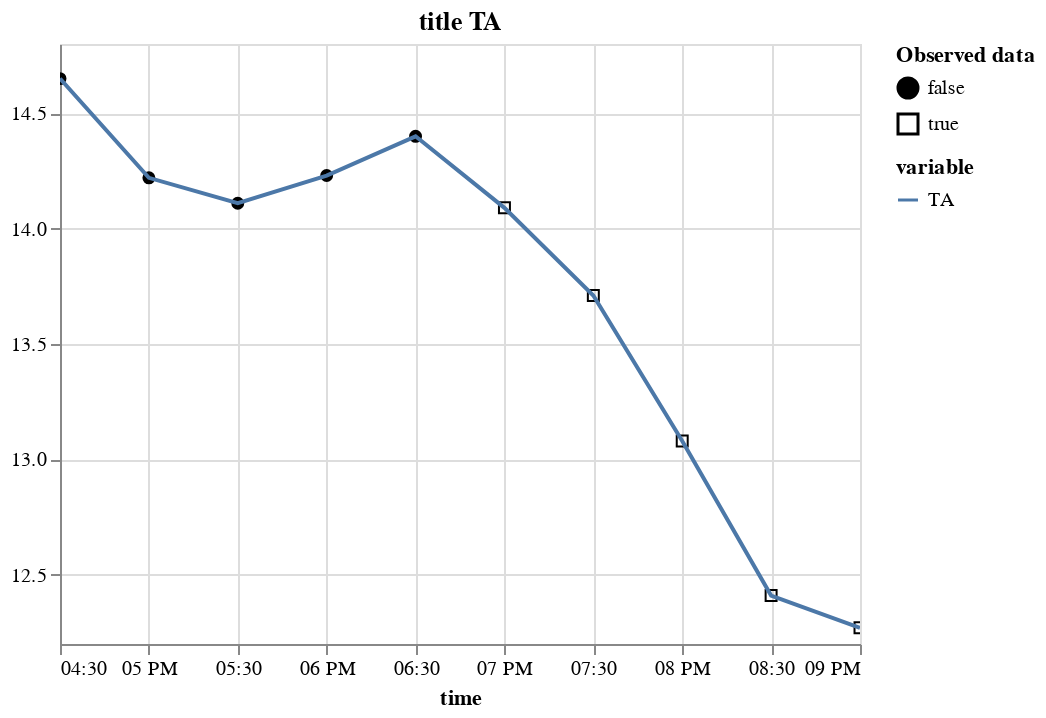

The notebook cell this image was saved under:
### Code cell
plot_variable(m_df.tidy(), "TA", title="title TA")

### Figure 1 — Vega-Lite specification as saved in the notebook (floating-point values rounded to 4 significant figures)
{"config": {"view": {"continuousWidth": 400, "continuousHeight": 300}}, "layer": [{"mark": {"type": "point", "color": "black", "fillOpacity": 1, "strokeWidth": 1}, "encoding": {"fill": {"field": "is_present", "legend": {"title": ["Observed data"]}, "scale": {"range": ["black", "#ffffff00"]}, "type": "nominal"}, "shape": {"field": "is_present", "type": "nominal"}, "x": {"field": "time", "type": "temporal"}, "y": {"field": "value", "scale": {"zero": false}, "title": "", "type": "quantitative"}}}, {"mark": "line", "encoding": {"color": {"field": "variable", "type": "nominal"}, "x": {"field": "time", "type": "temporal"}, "y": {"field": "value", "scale": {"zero": false}, "title": "", "type": "quantitative"}}, "name": "view_39"}], "data": {"name": "data-56120284c98ea45ee642dd5b510147c7"}, "params": [{"name": "param_60", "select": {"type": "interval"}, "bind": "scales", "views": ["view_39"]}], "title": "title TA", "$schema": "https://vega.github.io/schema/vega-lite/v5.2.0.json", "datasets": {"data-56120284c98ea45ee642dd5b510147c7": [{"time": "2000-06-15T16:30:00", "variable": "TA", "value": 14.65, "is_present": false}, {"time": "2000-06-15T17:00:00", "variable": "TA", "value": 14.22, "is_present": false}, {"time": "2000-06-15T17:30:00", "variable": "TA", "value": 14.11, "is_present": false}, {"time": "2000-06-15T18:00:00", "variable": "TA", "value": 14.23, "is_present": false}, {"time": "2000-06-15T18:30:00", "variable": "TA", "value": 14.4, "is_present": false}, {"time": "2000-06-15T19:00:00", "variable": "TA", "value": 14.09, "is_present": true}, {"time": "2000-06-15T19:30:00", "variable": "TA", "value": 13.71, "is_present": true}, {"time": "2000-06-15T20:00:00", "variable": "TA", "value": 13.08, "is_present": true}, {"time": "2000-06-15T20:30:00", "variable": "TA", "value": 12.41, "is_present": true}, {"time": "2000-06-15T21:00:00", "variable": "TA", "value": 12.27, "is_present": true}]}}
